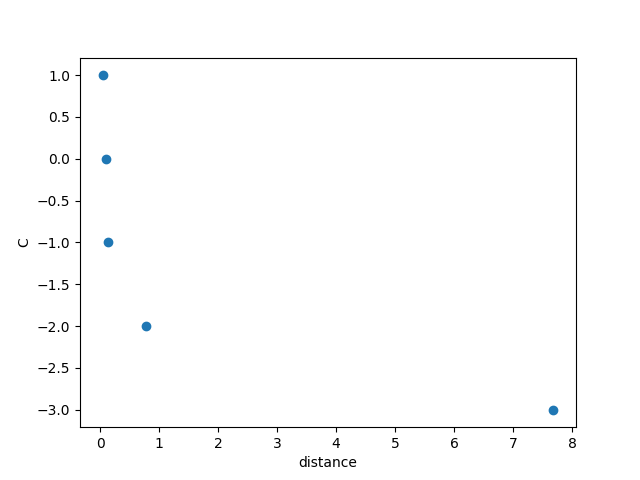

Python code for this plot:
# need to be conti.

from sklearn import svm
from sklearn.svm import SVC  
import numpy as np
import math
from matplotlib import pyplot as plt

filename = 'training.txt'

def readin_data():
  data = []
  datay = []
  with open(filename) as file:
    lines = [line.split() for line in file]
    for i in lines:
      data.append([float(i[1]) , float(i[2])])
      datay.append(float(i[0]))

  return data , datay

def picking_data(data , need_value):
  label = []
  for i in data:
    if i != need_value:
      label.append(-1)
    else:
      label.append(1)
  return label

def kernel(xn , xm):
  vector = xn - xm
  return math.exp(-80*(vector[0]**2 + vector[1]**2))


data , datay = readin_data()
label = picking_data(datay , 0)
C_value = [-3 , -2 , -1 , 0 , 1]
distance = []
SVs = []
for i in C_value:
  clf = svm.SVC(kernel='rbf' , gamma=80 , C=10**i)
  clf.fit(data, label)  

  SVs = clf.support_vectors_
  coef = clf.dual_coef_
  counter = 0
  for j in range(len(coef[0])):
    for k in range(len(coef[0])):
      counter += clf.dual_coef_[0][j]*clf.dual_coef_[0][k]*kernel(clf.support_vectors_[j] , clf.support_vectors_[k])
    
  print counter
  distance.append(1.0/math.sqrt(counter))

  

  print 'C:' , i

  print 'SVs: ' , SVs

  print 'y*alpha: ' , clf.dual_coef_


plt.scatter(distance , C_value)
plt.xlabel('distance')
plt.ylabel('C')
plt.show()
